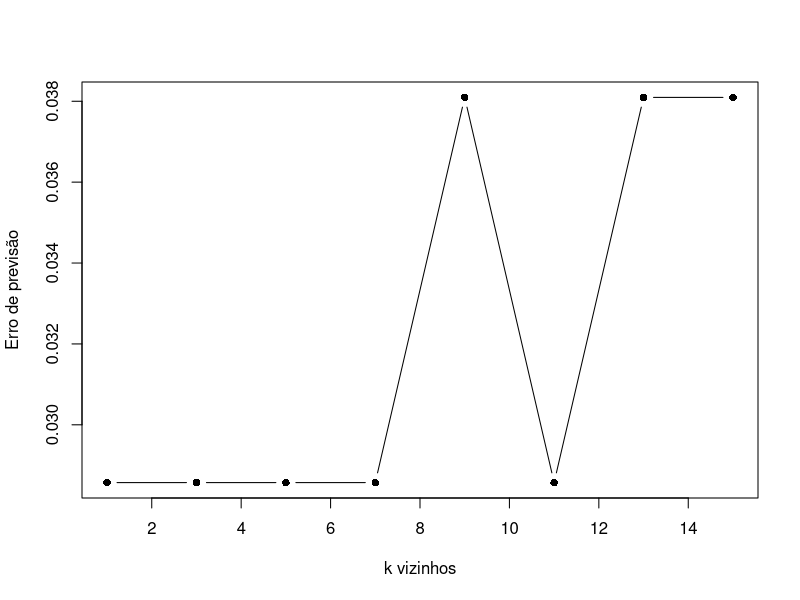

The R source for this figure: (Note: this script raises an error after producing the figure.)
#http://machinelearningmastery.com/linear-classification-in-r/
#http://openclassroom.stanford.edu/MainFolder/DocumentPage.php?course=MachineLearning&doc=exercises/ex9/ex9.html
require(FNN)
data(iris)

## Split in train + test set
idxs <- sample(1:nrow(iris),as.integer(0.7*nrow(iris)))

trainIris <- iris[idxs,]
y_train <- trainIris$Species
trainIris <- trainIris[,-5]
testIris <- iris[-idxs,]
y_test <- testIris$Species
testIris <- testIris[,-5]

## A k-nn escolhendo o melhor k
nn1 <- as.vector(as.array(knn.cv(train = trainIris,cl = y_train,k = 1)))
nn3 <- as.vector(as.array(knn.cv(train = trainIris,cl = y_train,k = 3)))
nn5 <- as.vector(as.array(knn.cv(train = trainIris,cl = y_train,k = 5)))
nn7 <- as.vector(as.array(knn.cv(train = trainIris,cl = y_train,k = 7)))
nn9 <- as.vector(as.array(knn.cv(train = trainIris,cl = y_train,k = 9)))
nn11 <- as.vector(as.array(knn.cv(train = trainIris,cl = y_train,k = 11)))
nn13 <- as.vector(as.array(knn.cv(train = trainIris,cl = y_train,k = 13)))
nn15 <- as.vector(as.array(knn.cv(train = trainIris,cl = y_train,k = 15)))

e1<-sum((nn1==y_train)==FALSE)/length(y_train)
e3<-sum((nn3==y_train)==FALSE)/length(y_train)
e5<-sum((nn5==y_train)==FALSE)/length(y_train)
e7<-sum((nn7==y_train)==FALSE)/length(y_train)
e9<-sum((nn9==y_train)==FALSE)/length(y_train)
e11<-sum((nn11==y_train)==FALSE)/length(y_train)
e13<-sum((nn13==y_train)==FALSE)/length(y_train)
e15<-sum((nn15==y_train)==FALSE)/length(y_train)


erros<-c(e1,e3,e5,e7,e9,e11,e13,e15)

plot(seq(1,15,by = 2),erros,type = "b",pch=16,xlab = "k vizinhos",ylab = "Erro de previsão")

## The resulting confusion matrix

knn5<-as.vector(as.array(knn(train = trainIris,test = testIris,cl = y_train,k = 5)))

table(y_test,knn5)

## Now a 5-nearest neighbours model with normalization
nn5 <- kNN(Species ~ .,trainIris,testIris,norm=TRUE,k=5)

## The resulting confusion matrix
table(testIris[,'Species'],nn5)



# load the package
library(VGAM)
# fit model
fit <- vglm(Species~., family = gaussian, data=iris)
# summarize the fit
summary(fit)
# make predictions
probabilities <- predict(fit, iris[,1:4], type="response")
predictions <- apply(probabilities, 1, which.max)
predictions[which(predictions=="1")] <- levels(iris$Species)[1]
predictions[which(predictions=="2")] <- levels(iris$Species)[2]
predictions[which(predictions=="3")] <- levels(iris$Species)[3]
# summarize accuracy
table(predictions, iris$Species)


# clustering
require(stats)
kmedia<-kmeans(x = iris[,-5],centers = 3,iter.max = 100)
clusters<-kmedia$cluster

table(clusters,iris[,5])
